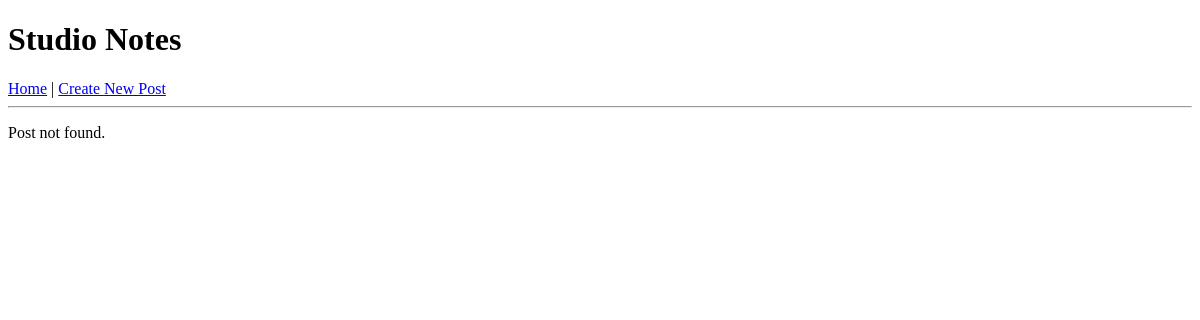
Page /posts/4 on the earlier database version.
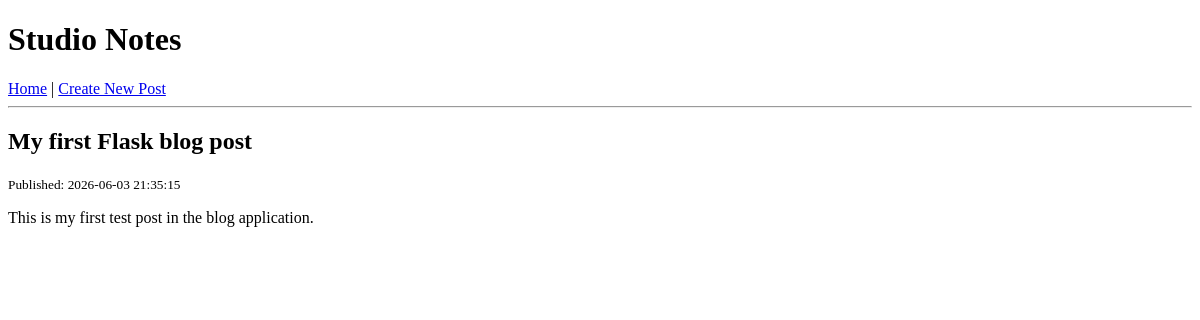
Same page on the later database version.
### tables this page shows
CREATE TABLE posts (
    id INTEGER PRIMARY KEY AUTOINCREMENT,
    title TEXT NOT NULL,
    body TEXT NOT NULL,
    created_at TEXT NOT NULL DEFAULT CURRENT_TIMESTAMP,
    updated_at TEXT
);

### app.py (the view)
@app.route("/posts/<int:post_id>")
def show_post(post_id):
    post = database.get_post(post_id)
    return render_template("post.html", post=post)

### database.py (called while the page is built)
def get_db_connection():
    connection = sqlite3.connect(DATABASE)
    connection.row_factory = sqlite3.Row
    return connection

def get_post(post_id):
    connection = get_db_connection()
    post = connection.execute(
        "SELECT * FROM posts WHERE id = ?",
        (post_id,)
    ).fetchone()
    connection.close()
    return post

### templates/post.html
{% extends "layout.html" %}
{% block content %}
{% if post %}
    <article>
        <h2>{{ post.title }}</h2>
        <p><small>Published: {{ post.created_at }}</small></p>
        <p>{{ post.body }}</p>
    </article>
{% else %}
    <p>Post not found.</p>
{% endif %}
{% endblock %}

### templates/layout.html (shortened to what this page needs)
<!DOCTYPE html>
<html>
<head>
</head>
<body>
    <header>
        <h1>Studio Notes</h1>
    </header>
   <nav>
    <a href="/">Home</a>
    |
    <a href="/posts/new">Create New Post</a>
</nav>
    <hr>
    {% block content %}
    {% endblock %}
</body>
</html>

Differences in the rows shown:
added posts: title "My first Flask blog post", created_at "2026-06-03 21:35:15", body "This is my first test post in the blog application."
Other differences:
text no longer shown: "Post not found."
text now shown: "Published:"
